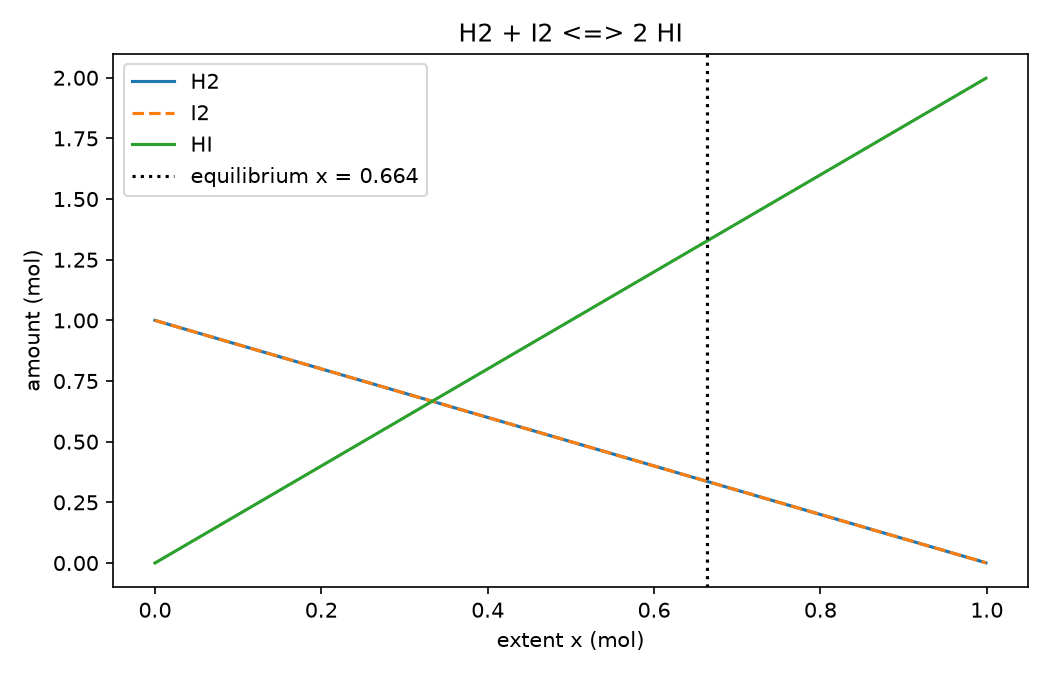

Recreate this plot in Python.
"""
PW2 Lab B Part 4 -- chemical equilibrium via the equilibrium constant K.

Reaction  H2 + I2 <=> 2 HI, starting from 1 mol H2 and 1 mol I2.
Run:  python equilibrium.py
"""
import numpy as np
import matplotlib.pyplot as plt
from scipy.optimize import newton, minimize

K = 15.6
a = b = 1.0

# TODO 1
def k_imbalance(x):
    return (2*x)**2 / ((a - x)*(b - x)) - K

# TODO 2: Newton (root-finding)
x_newton = newton(k_imbalance, x0=0.5)

# TODO 3: SLSQP on the squared imbalance
res = minimize(lambda v: k_imbalance(v[0])**2, x0=[0.5],
               method="SLSQP", bounds=[(0, 0.999)])
x_slsqp = res.x[0]

print(f"Newton x = {x_newton:.6f}")
print(f"SLSQP  x = {x_slsqp:.6f}")
print("Agree:", np.isclose(x_newton, x_slsqp, atol=1e-4))

# TODO 4: composition and plot
x_eq = x_newton
H2, I2, HI = a - x_eq, b - x_eq, 2*x_eq
print(f"Equilibrium: H2 = {H2:.4f} mol, I2 = {I2:.4f} mol, HI = {HI:.4f} mol")
print(f"Check K = {HI**2/(H2*I2):.3f}")

xs = np.linspace(0, 0.999, 300)
plt.figure(figsize=(7, 4.5))
plt.plot(xs, a - xs, label="H2")
plt.plot(xs, b - xs, "--", label="I2")
plt.plot(xs, 2*xs, label="HI")
plt.axvline(x_eq, color="k", ls=":", label=f"equilibrium x = {x_eq:.3f}")
plt.xlabel("extent x (mol)"); plt.ylabel("amount (mol)")
plt.title("H2 + I2 <=> 2 HI"); plt.legend(); plt.tight_layout()
plt.savefig("equilibrium.png", dpi=150)
